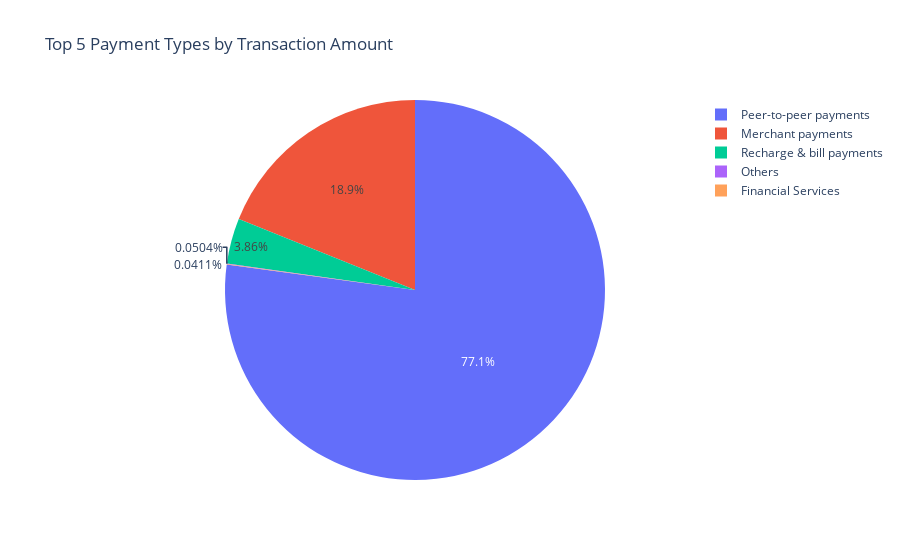

The cell this chart's notebook holds for it:
### Markdown cell above
## **1. Decoding Transaction Dynamics on PhonePe**

**Scenario**

PhonePe, a leading digital payments platform, has recently identified significant variations in transaction behavior across states, quarters, and payment categories. While some regions and transaction types demonstrate consistent growth, others show stagnation or decline. The leadership team seeks a deeper understanding of these patterns to drive targeted business strategies.

### Code cell
#1 Total Amount of Transaction vs payments wise
import plotly.express as px

# Query
query = '''
SELECT type_payments, SUM(transaction_amount) AS total_amount
FROM aggregated_transaction
GROUP BY type_payments
ORDER BY total_amount DESC
'''
top_payment_type = pd.read_sql(query, engine)

# Plot Pie Chart
chr = px.pie(top_payment_type,names="type_payments",values="total_amount",title="Top 5 Payment Types by Transaction Amount")
chr.show()
top_payment_type

### Figure 1 — Plotly figure (JSON) as saved in the notebook; plotly's stock layout.template omitted (floating-point values rounded to 4 significant figures)
{"data": [{"domain": {"x": [0, 1], "y": [0, 1]}, "hovertemplate": "type_payments=%{label}<br>total_amount=%{value}<extra></extra>", "labels": ["Peer-to-peer payments", "Merchant payments", "Recharge & bill payments", "Others", "Financial Services"], "legendgroup": "", "name": "", "showlegend": true, "type": "pie", "values": [266500000000000.0, 65340000000000.0, 13340000000000.0, 174300000000.0, 142000000000.0]}], "layout": {"legend": {"tracegroupgap": 0}, "title": {"text": "Top 5 Payment Types by Transaction Amount"}}}
